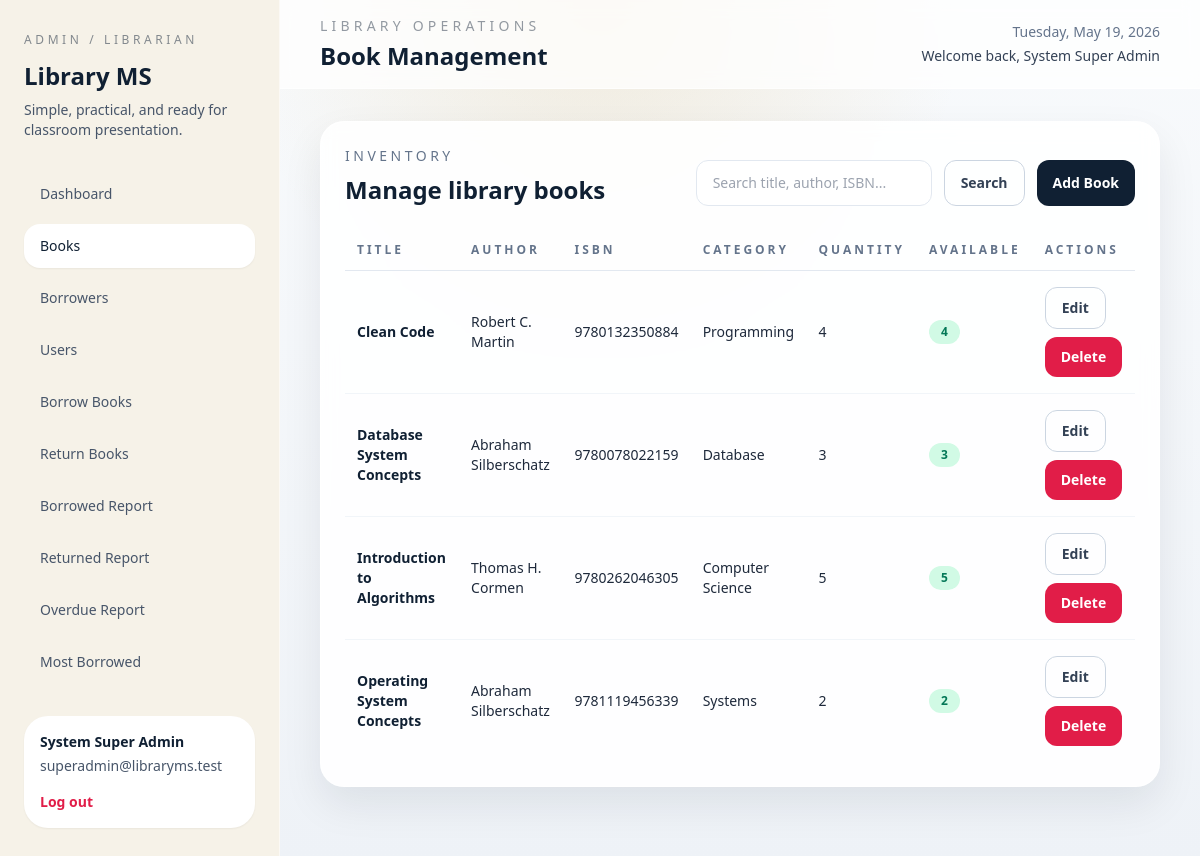
Screenshot of /admin/books/index.php (signed in) with the database file from the repository.
### tables this page shows
CREATE TABLE users (
    id INT AUTO_INCREMENT PRIMARY KEY,
    name VARCHAR(100) NOT NULL,
    email VARCHAR(120) NOT NULL UNIQUE,
    password VARCHAR(255) NOT NULL,
    role ENUM('super_admin', 'admin', 'borrower') NOT NULL DEFAULT 'borrower',
    approval_status ENUM('pending', 'approved', 'rejected') NOT NULL DEFAULT 'approved',
    account_status ENUM('active', 'inactive') NOT NULL DEFAULT 'active',
    email_verified_at DATETIME DEFAULT NULL,
    verification_token_hash VARCHAR(255) DEFAULT NULL,
    verification_token_expires_at DATETIME DEFAULT NULL,
    created_at TIMESTAMP DEFAULT CURRENT_TIMESTAMP
);

CREATE TABLE books (
    id INT AUTO_INCREMENT PRIMARY KEY,
    title VARCHAR(160) NOT NULL,
    author VARCHAR(120) NOT NULL,
    isbn VARCHAR(50) NOT NULL UNIQUE,
    category VARCHAR(100) NOT NULL,
    quantity INT NOT NULL DEFAULT 1,
    available_quantity INT NOT NULL DEFAULT 1,
    created_at TIMESTAMP DEFAULT CURRENT_TIMESTAMP
);

### includes/db.php (called while the page is built, shortened)
<?php
function db(): PDO
{
    static $pdo = null;
    if ($pdo instanceof PDO) {
        return $pdo;
    }
    $dsn = sprintf('mysql:host=%s;port=%s;dbname=%s;charset=utf8mb4', DB_HOST, DB_PORT, DB_NAME);
    try {
        $pdo = new PDO($dsn, DB_USER, DB_PASS, [
            PDO::ATTR_ERRMODE => PDO::ERRMODE_EXCEPTION,
            PDO::ATTR_DEFAULT_FETCH_MODE => PDO::FETCH_ASSOC,
        ]);
    } catch (PDOException $exception) {
        http_response_code(500);
        echo '<h1>Database Connection Error</h1>';
        echo '<p>Please update your database settings in <code>.env</code> or <code>includes/config.php</code>.</p>';
        echo '<pre>' . htmlspecialchars($exception->getMessage(), ENT_QUOTES, 'UTF-8') . '</pre>';
        exit;
    }
    return $pdo;
}

### includes/library.php (called while the page is built, shortened)
<?php
function find_user_by_id(int $userId): ?array
{
    $statement = db()->prepare('SELECT * FROM users WHERE id = :id LIMIT 1');
    $statement->execute(['id' => $userId]);
    $user = $statement->fetch();
    return $user ?: null;
}
function get_books(string $search = '', bool $availableOnly = false): array
{
    $sql = 'SELECT * FROM books WHERE 1 = 1';
    $params = [];
    $sql .= ' ORDER BY title ASC';
    $statement = db()->prepare($sql);
    $statement->execute($params);
    return $statement->fetchAll();
}

### includes/bootstrap.php (called while the page is built, shortened)
<?php
require_once __DIR__ . '/config.php';
require_once __DIR__ . '/db.php';
require_once __DIR__ . '/helpers.php';
require_once __DIR__ . '/auth.php';
require_once __DIR__ . '/library.php';
require_once __DIR__ . '/layout.php';
if (is_logged_in()) {
    $sessionUser = current_user();
    $freshUser = find_user_by_id((int) ($sessionUser['id'] ?? 0));
}

### includes/auth.php (called while the page is built, shortened)
<?php
function current_user(): ?array
{
    return $_SESSION['user'] ?? null;
}

### includes/helpers.php (called while the page is built, shortened)
<?php
function e(mixed $value): string
{
    return htmlspecialchars((string) $value, ENT_QUOTES, 'UTF-8');
}
function url(string $path = ''): string
{
    $base = rtrim(APP_URL, '/');
    $cleanPath = ltrim($path, '/');
    return $cleanPath === '' ? $base : $base . '/' . $cleanPath;
}

### admin/books/index.php (the view, shortened to what this page needs)
<?php
require_once dirname(__DIR__, 2) . '/includes/bootstrap.php';
$search = trim($_GET['search'] ?? '');
$books = get_books($search);
render_app_start('Book Management', 'books');
?>
<section class="panel">
    <div class="flex flex-col gap-4 lg:flex-row lg:items-end lg:justify-between">
        <div>
            <p class="text-sm uppercase tracking-[0.25em] text-slate-500">Inventory</p>
            <h3 class="mt-2 text-2xl font-semibold text-library-ink">Manage library books</h3>
        </div>
        <div class="flex flex-col gap-3 sm:flex-row">
            <form method="get" class="flex gap-3">
                <input type="text" name="search" value="<?= e($search) ?>" class="input-field min-w-[220px]" placeholder="Search title, author, ISBN...">
                <button type="submit" class="btn-secondary">Search</button>
            </form>
            <a href="<?= e(url('admin/books/create.php')) ?>" class="btn-primary">Add Book</a>
        </div>
    </div>
    <div class="mt-6 overflow-x-auto">
        <table class="data-table">
            <thead>
                <tr class="text-left text-xs uppercase tracking-[0.25em] text-slate-500">
                    <th class="px-3 py-3">Title</th>
                    <th class="px-3 py-3">Author</th>
                    <th class="px-3 py-3">ISBN</th>
                    <th class="px-3 py-3">Category</th>
                    <th class="px-3 py-3">Quantity</th>
                    <th class="px-3 py-3">Available</th>
                    <th class="px-3 py-3">Actions</th>
                </tr>
            </thead>
            <tbody class="divide-y divide-slate-100">
                <?php foreach ($books as $book): ?>
                    <tr>
                        <td class="px-3 py-4 font-semibold text-library-ink"><?= e($book['title']) ?></td>
                        <td class="px-3 py-4"><?= e($book['author']) ?></td>
                        <td class="px-3 py-4"><?= e($book['isbn']) ?></td>
                        <td class="px-3 py-4"><?= e($book['category']) ?></td>
                        <td class="px-3 py-4"><?= e((string) $book['quantity']) ?></td>
                        <td class="px-3 py-4">
                            <span class="badge <?= (int) $book['available_quantity'] > 0 ? 'bg-emerald-100 text-emerald-700' : 'bg-rose-100 text-rose-700' ?>">
                                <?= e((string) $book['available_quantity']) ?>
                            </span>
                        </td>
                        <td class="px-3 py-4">
                            <div class="flex flex-wrap gap-2">
                                <a href="<?= e(url('admin/books/edit.php?id=' . $book['id'])) ?>" class="btn-secondary">Edit</a>
                                <form method="post">
                                    <button type="submit" class="btn-danger" data-confirm="Delete this book from the library list?">Delete</button>
                                </form>
                            </div>
                        </td>
                    </tr>
                <?php endforeach; ?>
            </tbody>
        </table>
    </div>
</section>
<?php
render_app_end();

### includes/layout.php (shortened to what this page needs)
<?php
function render_head(string $title): void
{
    ?>
    <!DOCTYPE html>
    <html lang="en">
    <head>
        <script src="https://cdn.tailwindcss.com"></script>
    </head>
    <body class="min-h-screen bg-[radial-gradient(circle_at_top,_rgba(210,169,84,0.18),_transparent_35%),linear-gradient(180deg,_#f8fafc_0%,_#eef2f7_100%)] text-slate-800">
    <?php
}
    ?>
    <?php
function navigation_links(string $role): array
{
    if (in_array($role, ['admin', 'super_admin'], true)) {
        return [
            ['label' => 'Dashboard', 'href' => 'admin/dashboard.php', 'key' => 'dashboard'],
            ['label' => 'Books', 'href' => 'admin/books/index.php', 'key' => 'books'],
            ['label' => 'Borrowers', 'href' => 'admin/borrowers/index.php', 'key' => 'borrowers'],
            ...($role === 'super_admin' ? [['label' => 'Users', 'href' => 'admin/users/index.php', 'key' => 'users']] : []),
            ['label' => 'Borrow Books', 'href' => 'admin/transactions/borrow.php', 'key' => 'borrow'],
            ['label' => 'Return Books', 'href' => 'admin/transactions/return.php', 'key' => 'return'],
            ['label' => 'Borrowed Report', 'href' => 'admin/reports/borrowed.php', 'key' => 'borrowed_report'],
            ['label' => 'Returned Report', 'href' => 'admin/reports/returned.php', 'key' => 'returned_report'],
            ['label' => 'Overdue Report', 'href' => 'admin/reports/overdue.php', 'key' => 'overdue_report'],
            ['label' => 'Most Borrowed', 'href' => 'admin/reports/most-borrowed.php', 'key' => 'most_borrowed'],
        ];
    }
    return [
        ['label' => 'Dashboard', 'href' => 'student/dashboard.php', 'key' => 'dashboard'],
        ['label' => 'Available Books', 'href' => 'student/books.php', 'key' => 'books'],
        ['label' => 'Reservation Cart', 'href' => 'student/cart.php', 'key' => 'cart'],
        ['label' => 'Borrowed Books', 'href' => 'student/borrowed.php', 'key' => 'borrowed'],
        ['label' => 'Returned History', 'href' => 'student/history.php', 'key' => 'history'],
    ];
}
function render_app_start(string $title, string $activeKey): void
{
    render_head($title);
    $user = current_user();
    $role = $user['role'] ?? 'borrower';
    $links = navigation_links($role);
    ?>
    <div class="min-h-screen lg:grid lg:grid-cols-[280px_1fr]">
        <aside id="sidebar" class="fixed inset-y-0 left-0 z-40 w-72 -translate-x-full border-r border-white/60 bg-library-paper px-6 py-8 transition duration-300 lg:static lg:w-auto lg:translate-x-0">
            <div class="mb-8">
                <p class="text-xs uppercase tracking-[0.3em] text-library-ink/50"><?= in_array($role, ['admin', 'super_admin'], true) ? 'Admin / Librarian' : 'Student / Borrower' ?></p>
                <h1 class="mt-3 text-2xl font-semibold text-library-ink">Library MS</h1>
                <p class="mt-2 text-sm text-slate-600">Simple, practical, and ready for classroom presentation.</p>
            </div>
            <nav class="grid gap-2">
                <?php foreach ($links as $link): ?>
                    <?php $classes = $link['key'] === $activeKey ? 'nav-link nav-link-active' : 'nav-link'; ?>
                    <a href="<?= e(url($link['href'])) ?>" class="<?= e($classes) ?>"><?= e($link['label']) ?></a>
                <?php endforeach; ?>
            </nav>
            <div class="mt-8 rounded-3xl bg-white p-4 text-sm text-slate-600 shadow-sm">
                <p class="font-semibold text-library-ink"><?= e($user['name'] ?? 'User') ?></p>
                <p class="mt-1"><?= e($user['email'] ?? '') ?></p>
                <a href="<?= e(url('logout.php')) ?>" class="mt-4 inline-flex text-sm font-semibold text-rose-600">Log out</a>
            </div>
        </aside>
        <div class="flex min-h-screen flex-col">
            <header class="sticky top-0 z-30 border-b border-white/60 bg-white/75 px-6 py-4 backdrop-blur lg:px-10">
                <div class="flex items-center justify-between gap-4">
                    <div>
                        <p class="text-sm uppercase tracking-[0.3em] text-library-ink/45"><?= in_array($role, ['admin', 'super_admin'], true) ? 'Library Operations' : 'Student Portal' ?></p>
                        <h2 class="mt-1 text-2xl font-semibold text-library-ink"><?= e($title) ?></h2>
                    </div>
                    <div class="hidden text-right md:block">
                        <p class="text-sm text-slate-500"><?= date('l, F d, Y') ?></p>
                        <p class="mt-1 text-sm font-medium text-slate-700">Welcome back, <?= e($user['name'] ?? 'User') ?></p>
                    </div>
                </div>
            </header>
            <main class="flex-1 px-6 py-8 lg:px-10">
    <?php
}
function render_app_end(): void
{
    ?>
            </main>
        </div>
    </div>
    </body>
    </html>
    <?php
}

### rows the page displays
users: name "System Super Admin", email "superadmin@libraryms.test"
books: title "Clean Code", author "Robert C. Martin", isbn "9780132350884", category "Programming", quantity "4", available_quantity "4"
books: title "Database System Concepts", author "Abraham Silberschatz", isbn "9780078022159", category "Database", quantity "3", available_quantity "3"
books: title "Introduction to Algorithms", author "Thomas H. Cormen", isbn "9780262046305", category "Computer Science", quantity "5", available_quantity "5"
books: title "Operating System Concepts", author "Abraham Silberschatz", isbn "9781119456339", category "Systems", quantity "2", available_quantity "2"

### other values shown
$link['label'] "Dashboard"
$link['label'] "Books"
$link['label'] "Borrowers"
$link['label'] "Users"
$link['label'] "Borrow Books"
$link['label'] "Return Books"
$link['label'] "Borrowed Report"
$link['label'] "Returned Report"
$link['label'] "Overdue Report"
$link['label'] "Most Borrowed"
$title "Book Management"
